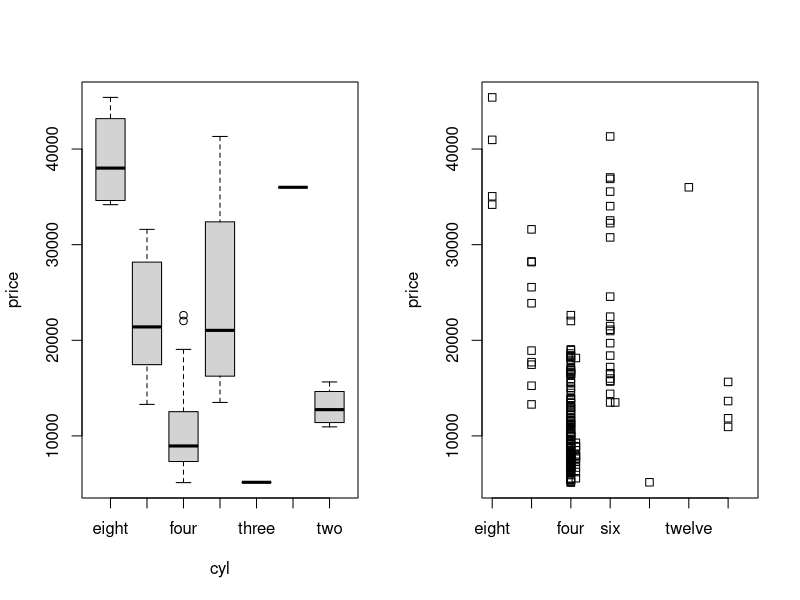

Here is the R script that generated this plot:
#####
# 1
data <- read.table('./Data/imports85.txt', sep = '\t', header = T)

data$cyl <- factor(data$cyl) #damit kategorisiert -> nicht einfach strings

# a)
m <- tapply(data$price, INDEX = data$cyl, FUN = "mean")
s <- tapply(data$price, INDEX = data$cyl, FUN = "sd")
cbind(Mittelwert = m, Standardabweichung = s)

# b)
par(mfrow=c(1,2))
boxplot(price ~ cyl, data = data)
stripchart(price ~ cyl, data = data, vertical=T, method = 'stack')

# c)
